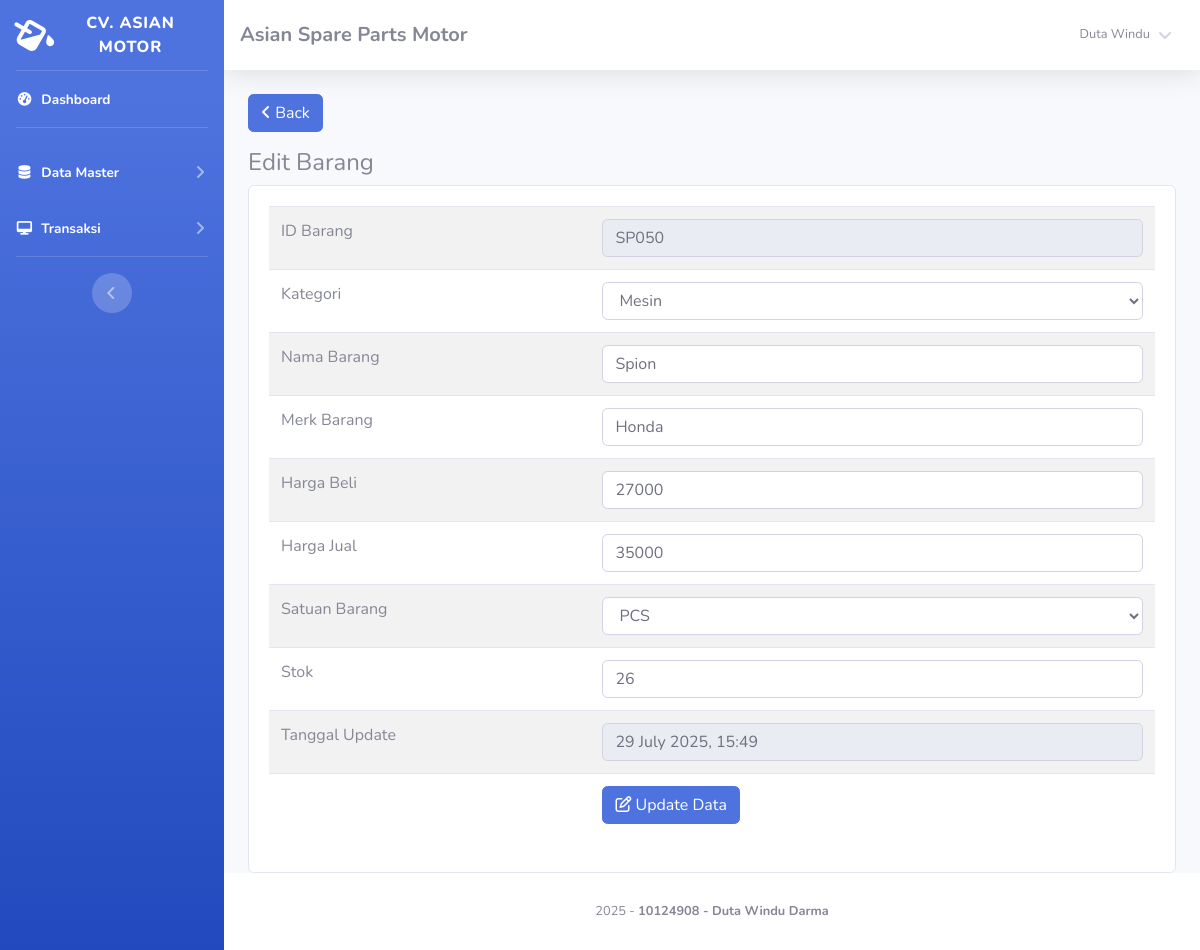
Page /index.php?page=barang/edit&barang=SP050 (signed in) on the committed database.
### tables this page shows
CREATE TABLE `member` (
  `id_member` int(11) NOT NULL,
  `nm_member` varchar(255) NOT NULL,
  `alamat_member` text NOT NULL,
  `telepon` varchar(255) NOT NULL,
  `email` varchar(255) NOT NULL,
  `NIK` text NOT NULL
);

CREATE TABLE `barang` (
  `id` int(11) NOT NULL,
  `id_barang` varchar(255) NOT NULL,
  `id_kategori` int(11) NOT NULL,
  `nama_barang` text NOT NULL,
  `merk` varchar(255) NOT NULL,
  `harga_beli` varchar(255) NOT NULL,
  `harga_jual` varchar(255) NOT NULL,
  `satuan_barang` varchar(255) NOT NULL,
  `stok` text NOT NULL,
  `tgl_input` varchar(255) NOT NULL,
  `tgl_update` varchar(255) DEFAULT NULL
);

CREATE TABLE `kategori` (
  `id_kategori` int(11) NOT NULL,
  `nama_kategori` varchar(255) NOT NULL,
  `tgl_input` varchar(255) NOT NULL
);

### function/view.php (called while the page is built, shortened)
<?php
class view
{
    protected $db;
    public function __construct($db)
    {
        $this->db = $db;
    }
    public function member_edit($id)
    {
        $sql = "select member.*, login.*
                from member inner join login on member.id_member = login.id_member
                where member.id_member= ?";
        $row = $this-> db -> prepare($sql);
        $row -> execute(array($id));
        $hasil = $row -> fetch();
        return $hasil;
    }
    public function kategori()
    {
        $sql = "select*from kategori";
        $row = $this-> db -> prepare($sql);
        $row -> execute();
        $hasil = $row -> fetchAll();
        return $hasil;
    }
    public function barang_edit($id)
    {
        $sql = "select barang.*, kategori.id_kategori, kategori.nama_kategori
                from barang inner join kategori on barang.id_kategori = kategori.id_kategori
                where id_barang=?";
        $row = $this-> db -> prepare($sql);
        $row -> execute(array($id));
        $hasil = $row -> fetch();
        return $hasil;
    }
}

### view/barang/edit/index.php (the view, shortened to what this page needs)
 <?php
	$id = $_GET['barang'];
	$hasil = $lihat -> barang_edit($id);
?>
 <a href="index.php?page=barang" class="btn btn-primary mb-3"><i class="fa fa-angle-left"></i> Back </a>
 <h4>Edit Barang</h4>
<div class="card card-body">
	<div class="table-responsive">
		<table class="table table-striped">
			<form action="function/edit.php?barang=edit" method="POST">
				<tr>
					<td>ID Barang</td>
					<td><input type="text" readonly="readonly" class="form-control" value="<?php echo $hasil['id_barang'];?>"
							name="id"></td>
				</tr>
				<tr>
					<td>Kategori</td>
					<td>
						<select name="kategori" class="form-control">
							<option value="<?php echo $hasil['id_kategori'];?>"><?php echo $hasil['nama_kategori'];?></option>
							<?php  $kat = $lihat -> kategori(); foreach($kat as $isi){ 	?>
							<option value="<?php echo $isi['id_kategori'];?>"><?php echo $isi['nama_kategori'];?></option>
							<?php }?>
						</select>
					</td>
				</tr>
				<tr>
					<td>Nama Barang</td>
					<td><input type="text" class="form-control" value="<?php echo $hasil['nama_barang'];?>" name="nama"></td>
				</tr>
				<tr>
					<td>Merk Barang</td>
					<td><input type="text" class="form-control" value="<?php echo $hasil['merk'];?>" name="merk"></td>
				</tr>
				<tr>
					<td>Harga Beli</td>
					<td><input type="number" class="form-control" value="<?php echo $hasil['harga_beli'];?>" name="beli"></td>
				</tr>
				<tr>
					<td>Harga Jual</td>
					<td><input type="number" class="form-control" value="<?php echo $hasil['harga_jual'];?>" name="jual"></td>
				</tr>
				<tr>
					<td>Satuan Barang</td>
					<td>
						<select name="satuan" class="form-control">
							<option value="<?php echo $hasil['satuan_barang'];?>"><?php echo $hasil['satuan_barang'];?>
							</option>
						</select>
					</td>
				</tr>
				<tr>
					<td>Stok</td>
					<td><input type="number" class="form-control" value="<?php echo $hasil['stok'];?>" name="stok"></td>
				</tr>
				<tr>
					<td>Tanggal Update</td>
					<td><input type="text" readonly="readonly" class="form-control" value="<?php echo  date("j F Y, G:i");?>"
							name="tgl"></td>
				</tr>
				<tr>
					<td></td>
					<td><button class="btn btn-primary"><i class="fa fa-edit"></i> Update Data</button></td>
				</tr>
			</form>
		</table>
	</div>
</div>

### view/sidebar.php (shortened to what this page needs)
<?php
    $id = $_SESSION['admin']['id_member'];
    $hasil_profil = $lihat -> member_edit($id);
?>
<ul class="navbar-nav bg-gradient-primary sidebar sidebar-dark accordion" id="accordionSidebar">
    <a class="sidebar-brand d-flex align-items-center justify-content-center" href="index.php">
        <div class="sidebar-brand-icon rotate-n-15">
            <i class="fas fa-fill-drip"></i>
        </div>
        <div class="sidebar-brand-text mx-3">CV. Asian Motor<sup></sup></div>
    </a>
    <hr class="sidebar-divider my-0">
    <li class="nav-item active">
        <a class="nav-link" href="index.php">
            <i class="fas fa-fw fa-tachometer-alt"></i>
            <span>Dashboard</span></a>
    </li>
    <hr class="sidebar-divider">
    <li class="nav-item active">
        <a class="nav-link collapsed" href="#" data-toggle="collapse" data-target="#collapseTwo" aria-expanded="true"
            aria-controls="collapseTwo">
            <i class="fas fa-fw fa-database"></i>
            <span>Data Master</span>
        </a>
    </li>
     <li class="nav-item active">
        <a class="nav-link collapsed" href="#" data-toggle="collapse" data-target="#collapse3" aria-expanded="true"
            aria-controls="collapse3">
            <i class="fas fa-fw fa-desktop"></i>
            <span>Transaksi</span>
        </a>
    </li>
    <hr class="sidebar-divider d-none d-md-block">
    <div class="text-center d-none d-md-inline">
        <button class="rounded-circle border-0" id="sidebarToggle"></button>
    </div>
</ul>
<div id="content-wrapper" class="d-flex flex-column">
    <div id="content">
        <nav class="navbar navbar-expand navbar-light bg-white topbar mb-4 static-top shadow">
            <h5 class="d-lg-block d-none mt-2"><b>Asian Spare Parts Motor</b></h5>
            <ul class="navbar-nav ml-auto">
                <li class="nav-item dropdown no-arrow">
                    <a class="nav-link dropdown-toggle" href="#" id="userDropdown" role="button" data-toggle="dropdown"
                        aria-haspopup="true" aria-expanded="false">
                        <span
                            class="mr-2 d-none d-lg-inline text-gray-600 small ml-2"><?php echo $hasil_profil['nm_member'];?></span>
                        <i class="fas fa-angle-down"></i>
                    </a>
                </li>
            </ul>
        </nav>
        <div class="container-fluid">

### rows in the picture
barang: id "SP050", kategori "Mesin", nama "Spion", merk "Honda", beli "27000", jual "35000", satuan "PCS", stok "26"

### other values in the picture
$hasil_profil['nm_member'] "Duta Windu"
